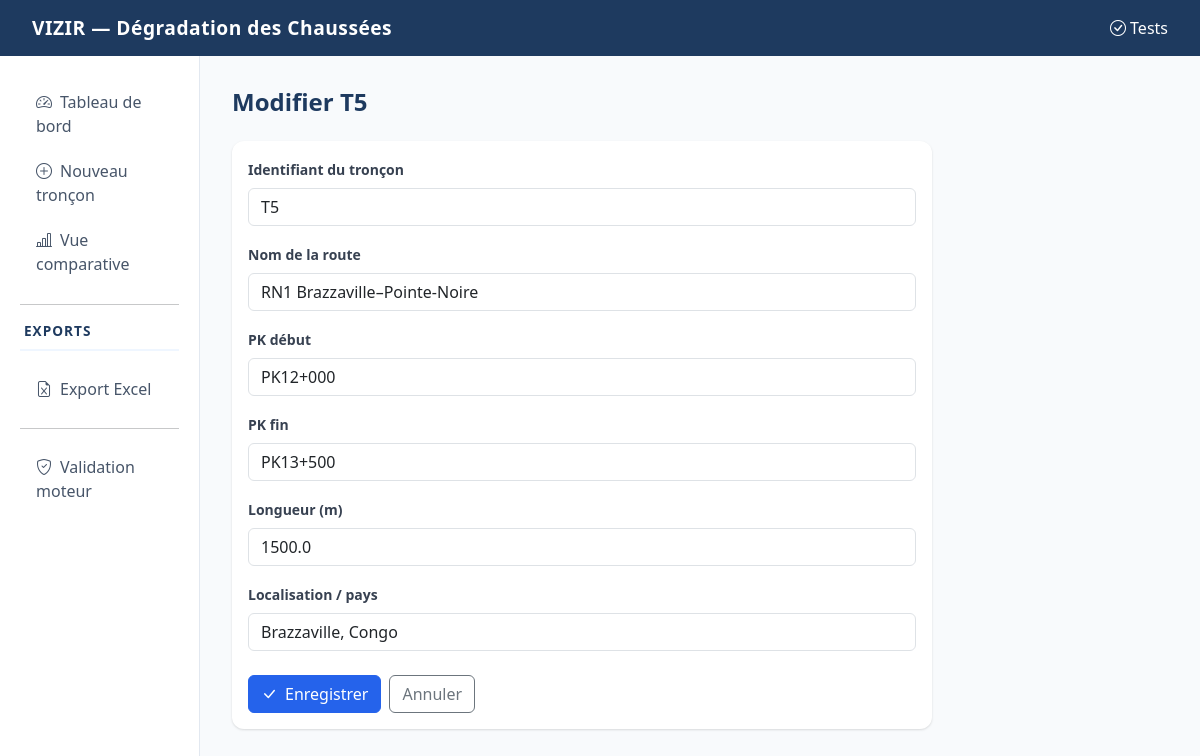
The page /troncon/5/modifier/ on the database its author committed.
### troncons/models.py (models this page shows, shortened)
class Troncon(models.Model):
    nom = models.CharField(max_length=100, verbose_name="Identifiant du tronçon")
    route = models.CharField(max_length=200, verbose_name="Nom de la route", blank=True)
    pk_debut = models.CharField(max_length=50, verbose_name="PK début", blank=True)
    pk_fin = models.CharField(max_length=50, verbose_name="PK fin", blank=True)
    longueur_m = models.FloatField(verbose_name="Longueur (m)", null=True, blank=True)
    localisation = models.CharField(max_length=300, verbose_name="Localisation / pays", blank=True)
    date_creation = models.DateTimeField(default=timezone.now)
    class Meta:
        verbose_name = "Tronçon"
        verbose_name_plural = "Tronçons"
        ordering = ['-date_creation']

### troncons/views.py (the view)
# urls.py: path('troncon/<int:pk>/modifier/', views.troncon_edit, name='troncon_edit'),
def troncon_edit(request, pk):
    troncon = get_object_or_404(Troncon, pk=pk)
    if request.method == 'POST':
        form = TronconForm(request.POST, instance=troncon)
        if form.is_valid():
            form.save()
            messages.success(request, "Tronçon mis à jour.")
            return redirect('troncon_detail', pk=pk)
    else:
        form = TronconForm(instance=troncon)
    return render(request, 'troncons/troncon_form.html', {'form': form, 'titre': f'Modifier {troncon.nom}', 'troncon': troncon})

### troncons/forms.py
class TronconForm(forms.ModelForm):
    class Meta:
        model = Troncon
        fields = ['nom', 'route', 'pk_debut', 'pk_fin', 'longueur_m', 'localisation']
        widgets = {
            'nom': forms.TextInput(attrs={'class': 'form-control', 'placeholder': 'Ex. T1'}),
            'route': forms.TextInput(attrs={'class': 'form-control', 'placeholder': 'Ex. RN1 Brazzaville–Kintélé'}),
            'pk_debut': forms.TextInput(attrs={'class': 'form-control', 'placeholder': 'Ex. PK0+000'}),
            'pk_fin': forms.TextInput(attrs={'class': 'form-control', 'placeholder': 'Ex. PK1+250'}),
            'longueur_m': forms.NumberInput(attrs={'class': 'form-control', 'step': '0.1'}),
            'localisation': forms.TextInput(attrs={'class': 'form-control', 'placeholder': 'Ex. Brazzaville, Congo'}),
        }

### troncons/templates/troncons/troncon_form.html (shortened to what this page needs)
{% extends 'troncons/base.html' %}
{% block content %}
<div class="mb-4">
    <h4 class="fw-bold" style="color: var(--primary)">{{ titre }}</h4>
</div>
<div class="card" style="max-width: 700px;">
    <div class="card-body">
        <form method="post">
            {% for field in form %}
            <div class="mb-3">
                <label class="form-label">{{ field.label }}</label>
                {{ field }}
            </div>
            {% endfor %}
            <div class="d-flex gap-2 mt-4">
                <button type="submit" class="btn btn-primary">
                    <i class="bi bi-check-lg me-2"></i>Enregistrer
                </button>
                <a href="{% url 'dashboard' %}" class="btn btn-outline-secondary">Annuler</a>
            </div>
        </form>
    </div>
</div>
{% endblock %}

### troncons/templates/troncons/base.html (style rules this page uses)
:root { --primary: #1e3a5f; --accent: #2563EB; --danger: #DC2626; --warning: #D97706; --success: #16A34A; }
body { background: #f8fafc; font-family: 'Segoe UI', sans-serif; }
.card { border: none; border-radius: 12px; box-shadow: 0 1px 3px rgba(0,0,0,0.08), 0 1px 2px rgba(0,0,0,0.06); }
.btn-primary { background: var(--accent); border-color: var(--accent); }
.form-label { font-weight: 600; font-size: 0.875rem; color: #374151; }

### rows shown on the page
Troncon: form "T5" "RN1 Brazzaville–Pointe-Noire" "PK12+000" "PK13+500" "1500.0" "Brazzaville, Congo"

### other values the page prints
{{ titre }} "Modifier T5"
{{ field.label }} "Identifiant du tronçon" "Nom de la route" "PK début" "PK fin" "Longueur (m)" "Localisation / pays"
